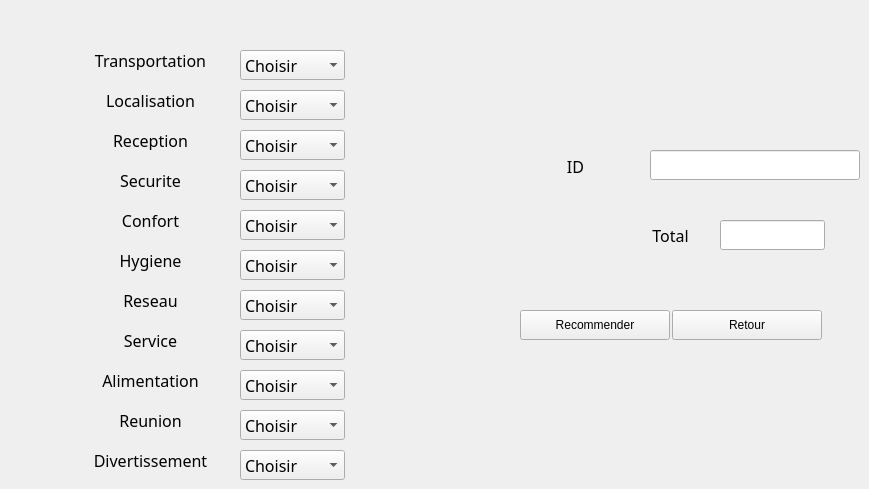
   <widget class="QWidget" name="Recommendation_2">
    <attribute name="icon">
     <iconset resource="Ressources.qrc">
      <normaloff>:/Boutons/Bottons/Recommendation.png</normaloff>:/Boutons/Bottons/Recommendation.png</iconset>
    </attribute>
    <attribute name="title">
     <string>Recommendation</string>
    </attribute>
    <widget class="QLabel" name="labeladdid_14">
     <property name="geometry">
      <rect>
       <x>80</x>
       <y>50</y>
       <width>141</width>
       <height>20</height>
      </rect>
     </property>
     <property name="font">
      <font>
       <family>Franklin Gothic Demi Cond</family>
       <pointsize>12</pointsize>
       <weight>50</weight>
       <italic>false</italic>
       <bold>false</bold>
      </font>
     </property>
     <property name="text">
      <string>Transportation</string>
     </property>
     <property name="alignment">
      <set>Qt::AlignCenter</set>
     </property>
    </widget>
    <widget class="QLabel" name="labeladdid_15">
     <property name="geometry">
      <rect>
       <x>80</x>
       <y>90</y>
       <width>141</width>
       <height>20</height>
      </rect>
     </property>
     <property name="font">
      <font>
       <family>Franklin Gothic Demi Cond</family>
       <pointsize>12</pointsize>
       <weight>50</weight>
       <italic>false</italic>
       <bold>false</bold>
      </font>
     </property>
     <property name="text">
      <string>Localisation</string>
     </property>
     <property name="alignment">
      <set>Qt::AlignCenter</set>
     </property>
    </widget>
    <widget class="QLabel" name="labeladdid_16">
     <property name="geometry">
      <rect>
       <x>80</x>
       <y>130</y>
       <width>141</width>
       <height>20</height>
      </rect>
     </property>
     <property name="font">
      <font>
       <family>Franklin Gothic Demi Cond</family>
       <pointsize>12</pointsize>
       <weight>50</weight>
       <italic>false</italic>
       <bold>false</bold>
      </font>
     </property>
     <property name="text">
      <string>Reception</string>
     </property>
     <property name="alignment">
      <set>Qt::AlignCenter</set>
     </property>
    </widget>
    <widget class="QLabel" name="labeladdid_17">
     <property name="geometry">
      <rect>
       <x>80</x>
       <y>170</y>
       <width>141</width>
       <height>20</height>
      </rect>
     </property>
     <property name="font">
      <font>
       <family>Franklin Gothic Demi Cond</family>
       <pointsize>12</pointsize>
       <weight>50</weight>
       <italic>false</italic>
       <bold>false</bold>
      </font>
     </property>
     <property name="text">
      <string>Securite</string>
     </property>
     <property name="alignment">
      <set>Qt::AlignCenter</set>
     </property>
    </widget>
    <widget class="QLabel" name="labeladdid_18">
     <property name="geometry">
      <rect>
       <x>80</x>
       <y>210</y>
       <width>141</width>
       <height>20</height>
      </rect>
     </property>
     <property name="font">
      <font>
       <family>Franklin Gothic Demi Cond</family>
       <pointsize>12</pointsize>
       <weight>50</weight>
       <italic>false</italic>
       <bold>false</bold>
      </font>
     </property>
     <property name="text">
      <string>Confort</string>
     </property>
     <property name="alignment">
      <set>Qt::AlignCenter</set>
     </property>
    </widget>
    <widget class="QLabel" name="labeladdid_19">
     <property name="geometry">
      <rect>
       <x>80</x>
       <y>250</y>
       <width>141</width>
       <height>21</height>
      </rect>
     </property>
     <property name="font">
      <font>
       <family>Franklin Gothic Demi Cond</family>
       <pointsize>12</pointsize>
       <weight>50</weight>
       <italic>false</italic>
       <bold>false</bold>
      </font>
     </property>
     <property name="text">
      <string>Hygiene</string>
     </property>
     <property name="alignment">
      <set>Qt::AlignCenter</set>
     </property>
    </widget>
    <widget class="QLabel" name="labeladdid_20">
     <property name="geometry">
      <rect>
       <x>80</x>
       <y>290</y>
       <width>141</width>
       <height>20</height>
      </rect>
     </property>
     <property name="font">
      <font>
       <family>Franklin Gothic Demi Cond</family>
       <pointsize>12</pointsize>
       <weight>50</weight>
       <italic>false</italic>
       <bold>false</bold>
      </font>
     </property>
     <property name="text">
      <string>Reseau</string>
     </property>
     <property name="alignment">
      <set>Qt::AlignCenter</set>
     </property>
    </widget>
    <widget class="QLabel" name="labeladdid_21">
     <property name="geometry">
      <rect>
       <x>80</x>
       <y>450</y>
       <width>141</width>
       <height>20</height>
      </rect>
     </property>
     <property name="font">
      <font>
       <family>Franklin Gothic Demi Cond</family>
       <pointsize>12</pointsize>
       <weight>50</weight>
       <italic>false</italic>
       <bold>false</bold>
      </font>
     </property>
     <property name="text">
      <string>Divertissement</string>
     </property>
     <property name="alignment">
      <set>Qt::AlignCenter</set>
     </property>
    </widget>
    <widget class="QLabel" name="labeladdid_22">
     <property name="geometry">
      <rect>
       <x>80</x>
       <y>410</y>
       <width>141</width>
       <height>20</height>
      </rect>
     </property>
     <property name="font">
      <font>
       <family>Franklin Gothic Demi Cond</family>
       <pointsize>12</pointsize>
       <weight>50</weight>
       <italic>false</italic>
       <bold>false</bold>
      </font>
     </property>
     <property name="text">
      <string>Reunion</string>
     </property>
     <property name="alignment">
      <set>Qt::AlignCenter</set>
     </property>
    </widget>
    <widget class="QLabel" name="labeladdid_23">
     <property name="geometry">
      <rect>
       <x>80</x>
       <y>330</y>
       <width>141</width>
       <height>20</height>
      </rect>
     </property>
     <property name="font">
      <font>
       <family>Franklin Gothic Demi Cond</family>
       <pointsize>12</pointsize>
       <weight>50</weight>
       <italic>false</italic>
       <bold>false</bold>
      </font>
     </property>
     <property name="text">
      <string>Service</string>
     </property>
     <property name="alignment">
      <set>Qt::AlignCenter</set>
     </property>
    </widget>
    <widget class="QLabel" name="labeladdid_24">
     <property name="geometry">
      <rect>
       <x>80</x>
       <y>370</y>
       <width>141</width>
       <height>20</height>
      </rect>
     </property>
     <property name="font">
      <font>
       <family>Franklin Gothic Demi Cond</family>
       <pointsize>12</pointsize>
       <weight>50</weight>
       <italic>false</italic>
       <bold>false</bold>
      </font>
     </property>
     <property name="text">
      <string>Alimentation</string>
     </property>
     <property name="alignment">
      <set>Qt::AlignCenter</set>
     </property>
    </widget>
    <widget class="QPushButton" name="pushButton_16">
     <property name="geometry">
      <rect>
       <x>520</x>
       <y>310</y>
       <width>150</width>
       <height>30</height>
      </rect>
     </property>
     <property name="text">
      <string>Recommender</string>
     </property>
     <property name="icon">
      <iconset resource="Ressources.qrc">
       <normaloff>:/Boutons/Bottons/Recommendation.png</normaloff>:/Boutons/Bottons/Recommendation.png</iconset>
     </property>
    </widget>
    <widget class="QPushButton" name="pushButton_17">
     <property name="geometry">
      <rect>
       <x>672</x>
       <y>310</y>
       <width>150</width>
       <height>30</height>
      </rect>
     </property>
     <property name="text">
      <string>Retour</string>
     </property>
     <property name="icon">
      <iconset resource="Ressources.qrc">
       <normaloff>:/Boutons/Bottons/Retour.png</normaloff>:/Boutons/Bottons/Retour.png</iconset>
     </property>
    </widget>
    <widget class="QLabel" name="labelupdateid_4">
     <property name="geometry">
      <rect>
       <x>500</x>
       <y>156</y>
       <width>151</width>
       <height>20</height>
      </rect>
     </property>
     <property name="font">
      <font>
       <family>Franklin Gothic Demi Cond</family>
       <pointsize>12</pointsize>
       <weight>50</weight>
       <italic>false</italic>
       <bold>false</bold>
      </font>
     </property>
     <property name="text">
      <string>ID</string>
     </property>
     <property name="alignment">
      <set>Qt::AlignCenter</set>
     </property>
    </widget>
    <widget class="QLineEdit" name="id_reco">
     <property name="geometry">
      <rect>
       <x>650</x>
       <y>150</y>
       <width>210</width>
       <height>30</height>
      </rect>
     </property>
     <property name="font">
      <font>
       <family>Franklin Gothic Demi Cond</family>
       <pointsize>12</pointsize>
       <weight>50</weight>
       <italic>false</italic>
       <bold>false</bold>
      </font>
     </property>
     <property name="dragEnabled">
      <bool>false</bool>
     </property>
     <property name="readOnly">
      <bool>false</bool>
     </property>
    </widget>
    <widget class="QLabel" name="labelupdateid_6">
     <property name="geometry">
      <rect>
       <x>640</x>
       <y>220</y>
       <width>61</width>
       <height>31</height>
      </rect>
     </property>
     <property name="font">
      <font>
       <family>Franklin Gothic Demi Cond</family>
       <pointsize>12</pointsize>
       <weight>50</weight>
       <italic>false</italic>
       <bold>false</bold>
      </font>
     </property>
     <property name="text">
      <string>Total</string>
     </property>
     <property name="alignment">
      <set>Qt::AlignCenter</set>
     </property>
    </widget>
    <widget class="QLineEdit" name="total">
     <property name="geometry">
      <rect>
       <x>720</x>
       <y>220</y>
       <width>105</width>
       <height>30</height>
      </rect>
     </property>
     <property name="readOnly">
      <bool>true</bool>
     </property>
    </widget>
    <widget class="QComboBox" name="aa">
     <property name="geometry">
      <rect>
       <x>240</x>
       <y>50</y>
       <width>105</width>
       <height>30</height>
      </rect>
     </property>
     <property name="font">
      <font>
       <family>Franklin Gothic Demi Cond</family>
       <pointsize>12</pointsize>
       <weight>50</weight>
       <italic>false</italic>
       <bold>false</bold>
      </font>
     </property>
     <item>
      <property name="text">
       <string>Choisir</string>
      </property>
     </item>
     <item>
      <property name="text">
       <string>1</string>
      </property>
      <property name="icon">
       <iconset resource="Ressources.qrc">
        <normaloff>:/Boutons/Bottons/Star.png</normaloff>:/Boutons/Bottons/Star.png</iconset>
      </property>
     </item>
     <item>
      <property name="text">
       <string>2</string>
      </property>
      <property name="icon">
       <iconset resource="Ressources.qrc">
        <normaloff>:/Boutons/Bottons/Star.png</normaloff>:/Boutons/Bottons/Star.png</iconset>
      </property>
     </item>
     <item>
      <property name="text">
       <string>3</string>
      </property>
      <property name="icon">
       <iconset resource="Ressources.qrc">
        <normaloff>:/Boutons/Bottons/Star.png</normaloff>:/Boutons/Bottons/Star.png</iconset>
      </property>
     </item>
     <item>
      <property name="text">
       <string>4</string>
      </property>
      <property name="icon">
       <iconset resource="Ressources.qrc">
        <normaloff>:/Boutons/Bottons/Star.png</normaloff>:/Boutons/Bottons/Star.png</iconset>
      </property>
     </item>
     <item>
      <property name="text">
       <string>5</string>
      </property>
      <property name="icon">
       <iconset resource="Ressources.qrc">
        <normaloff>:/Boutons/Bottons/Star.png</normaloff>:/Boutons/Bottons/Star.png</iconset>
      </property>
     </item>
    </widget>
    <widget class="QComboBox" name="bb">
     <property name="geometry">
      <rect>
       <x>240</x>
       <y>90</y>
       <width>105</width>
       <height>30</height>
      </rect>
     </property>
     <property name="font">
      <font>
       <family>Franklin Gothic Demi Cond</family>
       <pointsize>12</pointsize>
       <weight>50</weight>
       <italic>false</italic>
       <bold>false</bold>
      </font>
     </property>
     <item>
      <property name="text">
       <string>Choisir</string>
      </property>
     </item>
     <item>
      <property name="text">
       <string>1</string>
      </property>
      <property name="icon">
       <iconset resource="Ressources.qrc">
        <normaloff>:/Boutons/Bottons/Star.png</normaloff>:/Boutons/Bottons/Star.png</iconset>
      </property>
     </item>
     <item>
      <property name="text">
       <string>2</string>
      </property>
      <property name="icon">
       <iconset resource="Ressources.qrc">
        <normaloff>:/Boutons/Bottons/Star.png</normaloff>:/Boutons/Bottons/Star.png</iconset>
      </property>
     </item>
     <item>
      <property name="text">
       <string>3</string>
      </property>
      <property name="icon">
       <iconset resource="Ressources.qrc">
        <normaloff>:/Boutons/Bottons/Star.png</normaloff>:/Boutons/Bottons/Star.png</iconset>
      </property>
     </item>
     <item>
      <property name="text">
       <string>4</string>
      </property>
      <property name="icon">
       <iconset resource="Ressources.qrc">
        <normaloff>:/Boutons/Bottons/Star.png</normaloff>:/Boutons/Bottons/Star.png</iconset>
      </property>
     </item>
     <item>
      <property name="text">
       <string>5</string>
      </property>
      <property name="icon">
       <iconset resource="Ressources.qrc">
        <normaloff>:/Boutons/Bottons/Star.png</normaloff>:/Boutons/Bottons/Star.png</iconset>
      </property>
     </item>
    </widget>
    <widget class="QComboBox" name="cc">
     <property name="geometry">
      <rect>
       <x>240</x>
       <y>130</y>
       <width>105</width>
       <height>30</height>
      </rect>
     </property>
     <property name="font">
      <font>
       <family>Franklin Gothic Demi Cond</family>
       <pointsize>12</pointsize>
       <weight>50</weight>
       <italic>false</italic>
       <bold>false</bold>
      </font>
     </property>
     <item>
      <property name="text">
       <string>Choisir</string>
      </property>
     </item>
     <item>
      <property name="text">
       <string>1</string>
      </property>
      <property name="icon">
       <iconset resource="Ressources.qrc">
        <normaloff>:/Boutons/Bottons/Star.png</normaloff>:/Boutons/Bottons/Star.png</iconset>
      </property>
     </item>
     <item>
      <property name="text">
       <string>2</string>
      </property>
      <property name="icon">
       <iconset resource="Ressources.qrc">
        <normaloff>:/Boutons/Bottons/Star.png</normaloff>:/Boutons/Bottons/Star.png</iconset>
      </property>
     </item>
     <item>
      <property name="text">
       <string>3</string>
      </property>
      <property name="icon">
       <iconset resource="Ressources.qrc">
        <normaloff>:/Boutons/Bottons/Star.png</normaloff>:/Boutons/Bottons/Star.png</iconset>
      </property>
     </item>
     <item>
      <property name="text">
       <string>4</string>
      </property>
      <property name="icon">
       <iconset resource="Ressources.qrc">
        <normaloff>:/Boutons/Bottons/Star.png</normaloff>:/Boutons/Bottons/Star.png</iconset>
      </property>
     </item>
     <item>
      <property name="text">
       <string>5</string>
      </property>
      <property name="icon">
       <iconset resource="Ressources.qrc">
        <normaloff>:/Boutons/Bottons/Star.png</normaloff>:/Boutons/Bottons/Star.png</iconset>
      </property>
     </item>
    </widget>
    <widget class="QComboBox" name="dd">
     <property name="geometry">
      <rect>
       <x>240</x>
       <y>170</y>
       <width>105</width>
       <height>30</height>
      </rect>
     </property>
     <property name="font">
      <font>
       <family>Franklin Gothic Demi Cond</family>
       <pointsize>12</pointsize>
       <weight>50</weight>
       <italic>false</italic>
       <bold>false</bold>
      </font>
     </property>
     <item>
      <property name="text">
       <string>Choisir</string>
      </property>
     </item>
     <item>
      <property name="text">
       <string>1</string>
      </property>
      <property name="icon">
       <iconset resource="Ressources.qrc">
        <normaloff>:/Boutons/Bottons/Star.png</normaloff>:/Boutons/Bottons/Star.png</iconset>
      </property>
     </item>
     <item>
      <property name="text">
       <string>2</string>
      </property>
      <property name="icon">
       <iconset resource="Ressources.qrc">
        <normaloff>:/Boutons/Bottons/Star.png</normaloff>:/Boutons/Bottons/Star.png</iconset>
      </property>
     </item>
     <item>
      <property name="text">
       <string>3</string>
      </property>
      <property name="icon">
       <iconset resource="Ressources.qrc">
        <normaloff>:/Boutons/Bottons/Star.png</normaloff>:/Boutons/Bottons/Star.png</iconset>
      </property>
     </item>
     <item>
      <property name="text">
       <string>4</string>
      </property>
      <property name="icon">
       <iconset resource="Ressources.qrc">
        <normaloff>:/Boutons/Bottons/Star.png</normaloff>:/Boutons/Bottons/Star.png</iconset>
      </property>
     </item>
     <item>
      <property name="text">
       <string>5</string>
      </property>
      <property name="icon">
       <iconset resource="Ressources.qrc">
        <normaloff>:/Boutons/Bottons/Star.png</normaloff>:/Boutons/Bottons/Star.png</iconset>
      </property>
     </item>
    </widget>
    <widget class="QComboBox" name="ee">
     <property name="geometry">
      <rect>
       <x>240</x>
       <y>210</y>
       <width>105</width>
       <height>30</height>
      </rect>
     </property>
     <property name="font">
      <font>
       <family>Franklin Gothic Demi Cond</family>
       <pointsize>12</pointsize>
       <weight>50</weight>
       <italic>false</italic>
       <bold>false</bold>
      </font>
     </property>
     <item>
      <property name="text">
       <string>Choisir</string>
      </property>
     </item>
     <item>
      <property name="text">
       <string>1</string>
      </property>
      <property name="icon">
       <iconset resource="Ressources.qrc">
        <normaloff>:/Boutons/Bottons/Star.png</normaloff>:/Boutons/Bottons/Star.png</iconset>
      </property>
     </item>
     <item>
      <property name="text">
       <string>2</string>
      </property>
      <property name="icon">
       <iconset resource="Ressources.qrc">
        <normaloff>:/Boutons/Bottons/Star.png</normaloff>:/Boutons/Bottons/Star.png</iconset>
      </property>
     </item>
     <item>
      <property name="text">
       <string>3</string>
      </property>
      <property name="icon">
       <iconset resource="Ressources.qrc">
        <normaloff>:/Boutons/Bottons/Star.png</normaloff>:/Boutons/Bottons/Star.png</iconset>
      </property>
     </item>
     <item>
      <property name="text">
       <string>4</string>
      </property>
      <property name="icon">
       <iconset resource="Ressources.qrc">
        <normaloff>:/Boutons/Bottons/Star.png</normaloff>:/Boutons/Bottons/Star.png</iconset>
      </property>
     </item>
     <item>
      <property name="text">
       <string>5</string>
      </property>
      <property name="icon">
       <iconset resource="Ressources.qrc">
        <normaloff>:/Boutons/Bottons/Star.png</normaloff>:/Boutons/Bottons/Star.png</iconset>
      </property>
     </item>
    </widget>
    <widget class="QComboBox" name="ff">
     <property name="geometry">
      <rect>
       <x>240</x>
       <y>250</y>
       <width>105</width>
       <height>30</height>
      </rect>
     </property>
     <property name="font">
      <font>
       <family>Franklin Gothic Demi Cond</family>
       <pointsize>12</pointsize>
       <weight>50</weight>
       <italic>false</italic>
       <bold>false</bold>
      </font>
     </property>
     <item>
      <property name="text">
       <string>Choisir</string>
      </property>
     </item>
     <item>
      <property name="text">
       <string>1</string>
      </property>
      <property name="icon">
       <iconset resource="Ressources.qrc">
        <normaloff>:/Boutons/Bottons/Star.png</normaloff>:/Boutons/Bottons/Star.png</iconset>
      </property>
     </item>
     <item>
      <property name="text">
       <string>2</string>
      </property>
      <property name="icon">
       <iconset resource="Ressources.qrc">
        <normaloff>:/Boutons/Bottons/Star.png</normaloff>:/Boutons/Bottons/Star.png</iconset>
      </property>
     </item>
     <item>
      <property name="text">
       <string>3</string>
      </property>
      <property name="icon">
       <iconset resource="Ressources.qrc">
        <normaloff>:/Boutons/Bottons/Star.png</normaloff>:/Boutons/Bottons/Star.png</iconset>
      </property>
     </item>
     <item>
      <property name="text">
       <string>4</string>
      </property>
      <property name="icon">
       <iconset resource="Ressources.qrc">
        <normaloff>:/Boutons/Bottons/Star.png</normaloff>:/Boutons/Bottons/Star.png</iconset>
      </property>
     </item>
     <item>
      <property name="text">
       <string>5</string>
      </property>
      <property name="icon">
       <iconset resource="Ressources.qrc">
        <normaloff>:/Boutons/Bottons/Star.png</normaloff>:/Boutons/Bottons/Star.png</iconset>
      </property>
     </item>
    </widget>
    <widget class="QComboBox" name="gg">
     <property name="geometry">
      <rect>
       <x>240</x>
       <y>290</y>
       <width>105</width>
       <height>30</height>
      </rect>
     </property>
     <property name="font">
      <font>
       <family>Franklin Gothic Demi Cond</family>
       <pointsize>12</pointsize>
       <weight>50</weight>
       <italic>false</italic>
       <bold>false</bold>
      </font>
     </property>
     <item>
      <property name="text">
       <string>Choisir</string>
      </property>
     </item>
     <item>
      <property name="text">
       <string>1</string>
      </property>
      <property name="icon">
       <iconset resource="Ressources.qrc">
        <normaloff>:/Boutons/Bottons/Star.png</normaloff>:/Boutons/Bottons/Star.png</iconset>
      </property>
     </item>
     <item>
      <property name="text">
       <string>2</string>
      </property>
      <property name="icon">
       <iconset resource="Ressources.qrc">
        <normaloff>:/Boutons/Bottons/Star.png</normaloff>:/Boutons/Bottons/Star.png</iconset>
      </property>
     </item>
     <item>
      <property name="text">
       <string>3</string>
      </property>
      <property name="icon">
       <iconset resource="Ressources.qrc">
        <normaloff>:/Boutons/Bottons/Star.png</normaloff>:/Boutons/Bottons/Star.png</iconset>
      </property>
     </item>
     <item>
      <property name="text">
       <string>4</string>
      </property>
      <property name="icon">
       <iconset resource="Ressources.qrc">
        <normaloff>:/Boutons/Bottons/Star.png</normaloff>:/Boutons/Bottons/Star.png</iconset>
      </property>
     </item>
     <item>
      <property name="text">
       <string>5</string>
      </property>
      <property name="icon">
       <iconset resource="Ressources.qrc">
        <normaloff>:/Boutons/Bottons/Star.png</normaloff>:/Boutons/Bottons/Star.png</iconset>
      </property>
     </item>
    </widget>
    <widget class="QComboBox" name="hh">
     <property name="geometry">
      <rect>
       <x>240</x>
       <y>330</y>
       <width>105</width>
       <height>30</height>
      </rect>
     </property>
     <property name="font">
      <font>
       <family>Franklin Gothic Demi Cond</family>
       <pointsize>12</pointsize>
       <weight>50</weight>
       <italic>false</italic>
       <bold>false</bold>
      </font>
     </property>
     <item>
      <property name="text">
       <string>Choisir</string>
      </property>
     </item>
     <item>
      <property name="text">
       <string>1</string>
      </property>
      <property name="icon">
       <iconset resource="Ressources.qrc">
        <normaloff>:/Boutons/Bottons/Star.png</normaloff>:/Boutons/Bottons/Star.png</iconset>
      </property>
     </item>
     <item>
      <property name="text">
       <string>2</string>
      </property>
      <property name="icon">
       <iconset resource="Ressources.qrc">
        <normaloff>:/Boutons/Bottons/Star.png</normaloff>:/Boutons/Bottons/Star.png</iconset>
      </property>
     </item>
     <item>
      <property name="text">
       <string>3</string>
      </property>
      <property name="icon">
       <iconset resource="Ressources.qrc">
        <normaloff>:/Boutons/Bottons/Star.png</normaloff>:/Boutons/Bottons/Star.png</iconset>
      </property>
     </item>
     <item>
      <property name="text">
       <string>4</string>
      </property>
      <property name="icon">
       <iconset resource="Ressources.qrc">
        <normaloff>:/Boutons/Bottons/Star.png</normaloff>:/Boutons/Bottons/Star.png</iconset>
      </property>
     </item>
     <item>
      <property name="text">
       <string>5</string>
      </property>
      <property name="icon">
       <iconset resource="Ressources.qrc">
        <normaloff>:/Boutons/Bottons/Star.png</normaloff>:/Boutons/Bottons/Star.png</iconset>
      </property>
     </item>
    </widget>
    <widget class="QComboBox" name="ii">
     <property name="geometry">
      <rect>
       <x>240</x>
       <y>370</y>
       <width>105</width>
       <height>30</height>
      </rect>
     </property>
     <property name="font">
      <font>
       <family>Franklin Gothic Demi Cond</family>
       <pointsize>12</pointsize>
       <weight>50</weight>
       <italic>false</italic>
       <bold>false</bold>
      </font>
     </property>
     <item>
      <property name="text">
       <string>Choisir</string>
      </property>
     </item>
     <item>
      <property name="text">
       <string>1</string>
      </property>
      <property name="icon">
       <iconset resource="Ressources.qrc">
        <normaloff>:/Boutons/Bottons/Star.png</normaloff>:/Boutons/Bottons/Star.png</iconset>
      </property>
     </item>
     <item>
      <property name="text">
       <string>2</string>
      </property>
      <property name="icon">
       <iconset resource="Ressources.qrc">
        <normaloff>:/Boutons/Bottons/Star.png</normaloff>:/Boutons/Bottons/Star.png</iconset>
      </property>
     </item>
     <item>
      <property name="text">
       <string>3</string>
      </property>
      <property name="icon">
       <iconset resource="Ressources.qrc">
        <normaloff>:/Boutons/Bottons/Star.png</normaloff>:/Boutons/Bottons/Star.png</iconset>
      </property>
     </item>
     <item>
      <property name="text">
       <string>4</string>
      </property>
      <property name="icon">
       <iconset resource="Ressources.qrc">
        <normaloff>:/Boutons/Bottons/Star.png</normaloff>:/Boutons/Bottons/Star.png</iconset>
      </property>
     </item>
     <item>
      <property name="text">
       <string>5</string>
      </property>
      <property name="icon">
       <iconset resource="Ressources.qrc">
        <normaloff>:/Boutons/Bottons/Star.png</normaloff>:/Boutons/Bottons/Star.png</iconset>
      </property>
     </item>
    </widget>
    <widget class="QComboBox" name="jj">
     <property name="geometry">
      <rect>
       <x>240</x>
       <y>410</y>
       <width>105</width>
       <height>30</height>
      </rect>
     </property>
     <property name="font">
      <font>
       <family>Franklin Gothic Demi Cond</family>
       <pointsize>12</pointsize>
       <weight>50</weight>
       <italic>false</italic>
       <bold>false</bold>
      </font>
     </property>
     <item>
      <property name="text">
       <string>Choisir</string>
      </property>
     </item>
     <item>
      <property name="text">
       <string>1</string>
      </property>
      <property name="icon">
       <iconset resource="Ressources.qrc">
        <normaloff>:/Boutons/Bottons/Star.png</normaloff>:/Boutons/Bottons/Star.png</iconset>
      </property>
     </item>
     <item>
      <property name="text">
       <string>2</string>
      </property>
      <property name="icon">
       <iconset resource="Ressources.qrc">
        <normaloff>:/Boutons/Bottons/Star.png</normaloff>:/Boutons/Bottons/Star.png</iconset>
      </property>
     </item>
     <item>
      <property name="text">
       <string>3</string>
      </property>
      <property name="icon">
       <iconset resource="Ressources.qrc">
        <normaloff>:/Boutons/Bottons/Star.png</normaloff>:/Boutons/Bottons/Star.png</iconset>
      </property>
     </item>
     <item>
      <property name="text">
       <string>4</string>
      </property>
      <property name="icon">
       <iconset resource="Ressources.qrc">
        <normaloff>:/Boutons/Bottons/Star.png</normaloff>:/Boutons/Bottons/Star.png</iconset>
      </property>
     </item>
     <item>
      <property name="text">
       <string>5</string>
      </property>
      <property name="icon">
       <iconset resource="Ressources.qrc">
        <normaloff>:/Boutons/Bottons/Star.png</normaloff>:/Boutons/Bottons/Star.png</iconset>
      </property>
     </item>
    </widget>
    <widget class="QComboBox" name="kk">
     <property name="geometry">
      <rect>
       <x>240</x>
       <y>450</y>
       <width>105</width>
       <height>30</height>
      </rect>
     </property>
     <property name="font">
      <font>
       <family>Franklin Gothic Demi Cond</family>
       <pointsize>12</pointsize>
       <weight>50</weight>
       <italic>false</italic>
       <bold>false</bold>
      </font>
     </property>
     <item>
      <property name="text">
       <string>Choisir</string>
      </property>
     </item>
     <item>
      <property name="text">
       <string>1</string>
      </property>
      <property name="icon">
       <iconset resource="Ressources.qrc">
        <normaloff>:/Boutons/Bottons/Star.png</normaloff>:/Boutons/Bottons/Star.png</iconset>
      </property>
     </item>
     <item>
      <property name="text">
       <string>2</string>
      </property>
      <property name="icon">
       <iconset resource="Ressources.qrc">
        <normaloff>:/Boutons/Bottons/Star.png</normaloff>:/Boutons/Bottons/Star.png</iconset>
      </property>
     </item>
     <item>
      <property name="text">
       <string>3</string>
      </property>
      <property name="icon">
       <iconset resource="Ressources.qrc">
        <normaloff>:/Boutons/Bottons/Star.png</normaloff>:/Boutons/Bottons/Star.png</iconset>
      </property>
     </item>
     <item>
      <property name="text">
       <string>4</string>
      </property>
      <property name="icon">
       <iconset resource="Ressources.qrc">
        <normaloff>:/Boutons/Bottons/Star.png</normaloff>:/Boutons/Bottons/Star.png</iconset>
      </property>
     </item>
     <item>
      <property name="text">
       <string>5</string>
      </property>
      <property name="icon">
       <iconset resource="Ressources.qrc">
        <normaloff>:/Boutons/Bottons/Star.png</normaloff>:/Boutons/Bottons/Star.png</iconset>
      </property>
     </item>
    </widget>
   </widget>
